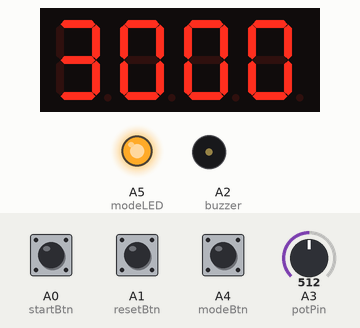
Recording of a sketch running on a simulated Arduino Uno, built with avr-gcc and run on an emulated ATmega328P. On the bench: 4-digit seven-segment display, output pins drawn as LEDs (lit = HIGH), buzzer (waves = sounding, pin HIGH). Wiring (inferred from the names in the program): 4-digit 7-segment display, segments lit when HIGH: segments pin 2, pin 3, pin 4, pin 5, pin 6, pin 7, pin 8, pin 9; digit selects pin 10, pin 11, pin 12, pin 13. Inputs (shaded band) come from the test bench; at power-on: A4 (modeBtn) HIGH, A0 (startBtn) HIGH, A1 (resetBtn) HIGH, A3 (potPin) = 512. The segment pins are drawn as the display they are named for; pins used as bus, display or sensor lines are not drawn.

Above: at 1.2 s.
1.3 s: A4 (modeBtn) pulled LOW for 0.15 s
At 1.7 s:
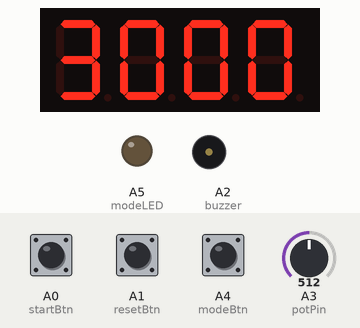
2.9 s: A0 (startBtn) pulled LOW for 0.15 s
At 5.3 s:
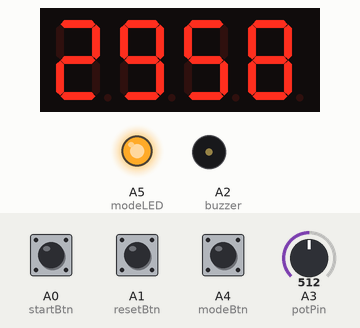
Timing chart, 0 to 6.8 s (numbered marks = the images above; inputs shaded):
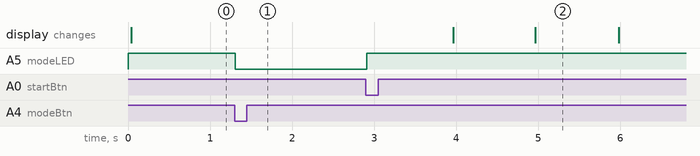

Measured:
- after the input at 1.3 s, A5 (modeLED): HIGH → LOW at once
- after the input at 2.9 s, A5 (modeLED): LOW → HIGH at once; the display: first changes after 1.1 s (image 2 shows a later state)

The sketch:

code.ino
```cpp
#define COMMON_CATHODE true
#include <Arduino.h>
// Segment pins: a b c d e f g dp
int segPins[8] = {2, 3, 4, 5, 6, 7, 8, 9};
// Digit select pins: D1 D2 D3 D4
int digPins[4] = {10, 11, 12, 13};

// Inputs / Outputs
int startBtn = A0;
int resetBtn = A1;
int buzzer   = A2;
int potPin   = A3;
int modeBtn  = A4;
int modeLED  = A5;

// ===== DIGIT BITMASK MAP =====
byte digitMap[10] = {
  0b0111111, // 0
  0b0000110, // 1
  0b1011011, // 2
  0b1001111, // 3
  0b1100110, // 4
  0b1101101, // 5
  0b1111101, // 6
  0b0000111, // 7
  0b1111111, // 8
  0b1101111  // 9
};

// ===== DEFAULTS =====
const int DEFAULT_WORK  = 1500; // 25 min
const int DEFAULT_BREAK = 300;  // 5 min

// ===== STATE VARIABLES =====
unsigned long lastTick     = 0;
unsigned long lastBlink    = 0;
unsigned long flashStart   = 0;
bool          ledState     = LOW;
bool          flashDisplay = false;

int  workTime  = DEFAULT_WORK;
int  breakTime = DEFAULT_BREAK;
int  timeLeft  = DEFAULT_WORK;
bool running   = false;
bool workMode  = true;  // current running mode
bool editWork  = true;  // which timer is being edited

// ==========================
void setup() {
  for (int i = 0; i < 8; i++)
    pinMode(segPins[i], OUTPUT);
  for (int i = 0; i < 4; i++)
    pinMode(digPins[i], OUTPUT);
  pinMode(startBtn, INPUT_PULLUP);
  pinMode(resetBtn, INPUT_PULLUP);
  pinMode(modeBtn,  INPUT_PULLUP);
  pinMode(buzzer,   OUTPUT);
  pinMode(modeLED,  OUTPUT);
  pinMode(potPin,   INPUT);
}

// ==========================
void switchMode(bool toWork) {
  workMode = toWork;
  timeLeft = toWork ? workTime : breakTime;

  // Distinct buzzer patterns
  if (toWork) {
    // Break → Work: two short high beeps
    tone(buzzer, 2200, 150); delay(200);
    tone(buzzer, 2200, 150); delay(200);
  } else {
    // Work → Break: one long low beep
    tone(buzzer, 1000, 600); delay(650);
  }

  // Flash display blank for 300 ms
  flashDisplay = true;
  flashStart   = millis();
}

// ==========================
void updateLED() {
  if (!running) {
    // Solid = editing work, OFF = editing break
    digitalWrite(modeLED, editWork ? HIGH : LOW);
    return;
  }

  if (workMode) {
    // Work session: LED solid ON
    digitalWrite(modeLED, HIGH);
  } else {
    // Break session: LED blinks at 1 Hz
    if (millis() - lastBlink >= 500) {
      lastBlink = millis();
      ledState  = !ledState;
      digitalWrite(modeLED, ledState);
    }
  }
}
void clearDisplay() {
  for (int i = 0; i < 4; i++)
    digitalWrite(digPins[i], COMMON_CATHODE ? HIGH : LOW);
  for (int s = 0; s < 7; s++)
    digitalWrite(segPins[s], COMMON_CATHODE ? LOW : HIGH);
}
void setDigit(int d, int num) {
  // Turn all digits OFF
  for (int i = 0; i < 4; i++)
    digitalWrite(digPins[i], COMMON_CATHODE ? HIGH : LOW);
  // Enable selected digit
  digitalWrite(digPins[d], COMMON_CATHODE ? LOW : HIGH);
  // Set segments
  for (int s = 0; s < 7; s++) {
    bool on = digitMap[num] & (1 << s);
    digitalWrite(segPins[s], on ? (COMMON_CATHODE ? HIGH : LOW)
                                : (COMMON_CATHODE ? LOW  : HIGH));
  }
}
void displayTime(int seconds) {
  int mins    = seconds / 60;
  int secs    = seconds % 60;
  int nums[4] = { mins / 10, mins % 10, secs / 10, secs % 10 };
  for (int d = 0; d < 4; d++) {
    setDigit(d, nums[d]);
    delay(2);
  }
}

// ==========================
void loop() {

  // ===== MODE BUTTON (EDGE DETECTION) =====
  static bool lastModeState = HIGH;
  bool currentModeState = digitalRead(modeBtn);
  if (lastModeState == HIGH && currentModeState == LOW && !running) {
    editWork = !editWork;
    // Snap to default and preview it
    if (editWork) {
      workTime = DEFAULT_WORK;
      timeLeft = DEFAULT_WORK;
    } else {
      breakTime = DEFAULT_BREAK;
      timeLeft  = DEFAULT_BREAK;
    }
  }
  lastModeState = currentModeState;

  // ===== LED INDICATOR =====
  updateLED();

  // ===== POTENTIOMETER EDITING =====
  if (!running) {
    int potValue = analogRead(potPin);
    int minutes  = map(potValue, 0, 1023, 1, 60);
    int seconds  = minutes * 60;
    if (editWork) {
      workTime = seconds;
      timeLeft = workTime;   // preview work time on display
    } else {
      breakTime = seconds;
      timeLeft  = breakTime; // preview break time on display
    }
  }

  // ===== START / PAUSE BUTTON =====
  static bool lastStartState = HIGH;
  bool currentStartState = digitalRead(startBtn);
  if (lastStartState == HIGH && currentStartState == LOW) {
    if (!running) {
      // Always begin a fresh session from work mode
      workMode = true;
      editWork = true;
      timeLeft = workTime;
      lastTick = millis();
    }
    running = !running;
  }
  lastStartState = currentStartState;

  // ===== RESET BUTTON =====
  static bool lastResetState = HIGH;
  bool currentResetState = digitalRead(resetBtn);
  if (lastResetState == HIGH && currentResetState == LOW) {
    running      = false;
    workMode     = true;
    editWork     = true;
    timeLeft     = workTime;
    ledState     = LOW;
    flashDisplay = false;
  }
  lastResetState = currentResetState;

  // ===== TIMER COUNTDOWN =====
  if (running) {
    if (millis() - lastTick >= 1000) {
      lastTick = millis();
      timeLeft--;
      if (timeLeft <= 0) {
        switchMode(!workMode); // flip between work / break
      }
    }
  }

  // ===== DISPLAY =====
  if (flashDisplay) {
    clearDisplay();
    if (millis() - flashStart >= 300) flashDisplay = false;
  } else {
    displayTime(timeLeft);
  }
}
```
